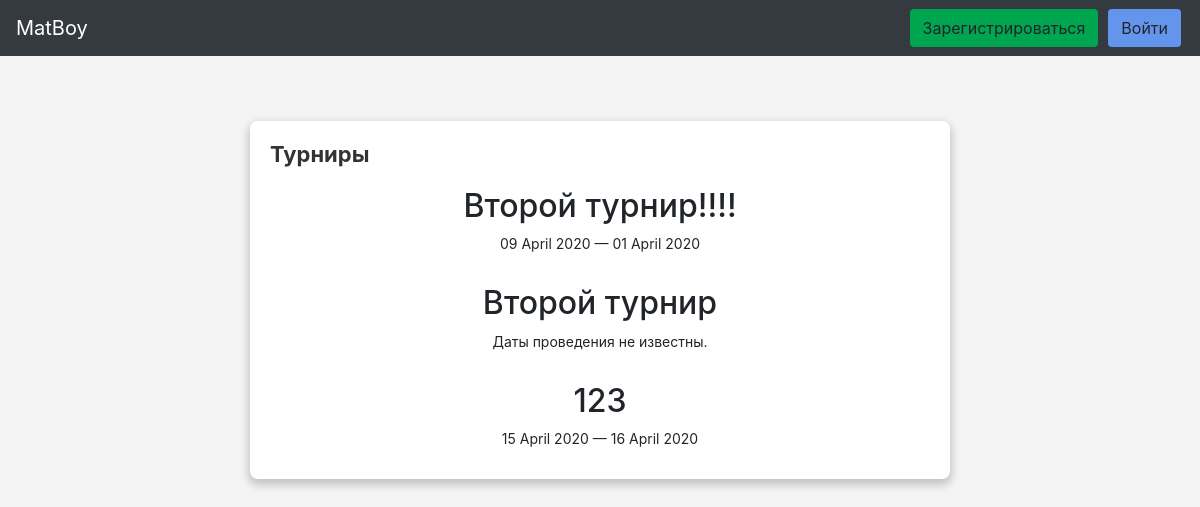
/index, run on the app's committed database.
### data/tournament.py (models this page shows, shortened)
class Tournament(BaseModel):
    __tablename__ = "tournaments"
    __repr_attrs__ = ["title", "chief"]
    title = sa.Column(sa.String, unique=True)
    description = sa.Column(sa.Text, nullable=True)
    place = sa.Column(sa.String, nullable=True)
    start = sa.Column(sa.Date, nullable=True)
    end = sa.Column(sa.Date, nullable=True)
    chief_id = sa.Column(sa.Integer, sa.ForeignKey("users.id"))
    chief = orm.relationship("User", backref="tournaments")

### app/web_pages.py (the view)
@blueprint.route("/")
@blueprint.route("/index")
def index_page():
    session = create_session()
    tournaments = session.query(Tournament).all()
    return render_template("index.html", tournaments=tournaments)

### data/db_session.py (called while the page is built)
def create_session() -> Session:
    global __factory
    return __factory()

### templates/index.html (shortened to what this page needs)
{% extends 'base.html' %}
{% block content %}
<div class="layout">
  <div class="box_container">
    <div class="box box-large">
      <div class="shadow-box__title">
        Турниры
      </div>
      {% from 'models_macroses.html' import tour_dates %}
      {% for tour in tournaments | sort(reverse=True, attribute="created_at")%}
        <div class="centered_block block_link"
             onclick="redirect(event);"
             href="/tournament/{{tour.id}}"
        >
          <h2 class="item_title">{{tour.title}}</h2>
          <div class="dates">
            {{tour_dates(tour)}}
          </div>
        </div>
      {% endfor %}
    </div>
  </div>
</div>
{% endblock content %}

### templates/models_macroses.html (shortened to what this page needs)
{% set format = "%d %B %Y" %}
{% macro formated_date(date) %}
  {% if date %}
    {{date.strftime(format)}}
  {% else %}
    Не известно
  {% endif %}
{% endmacro %}
{% macro tour_dates(tour) %}
  {% if tour.start and tour.end %}
    {{formated_date(tour.start)}} — {{formated_date(tour.end)}}
  {% elif tour.start %}
    {{formated_date(tour.start)}}
  {% else %}
    Даты проведения не известны.
  {% endif %}
{% endmacro %}

### static/css/style.css (style rules this page uses)
body { height: 100%; background: #f4f4f4; font-size: 14px; font-weight: normal; font-family: "-apple-system",BlinkMacSystemFont,Arial,sans-serif; }
.layout { height: 100%; width: 100%; min-width: 320px; overflow-x: hidden; }
.shadow-box__title { -webkit-font-smoothing: antialiased; -moz-osx-font-smoothing: grayscale; display: flex; align-items: center; color: #333; font-size: 22px; line-height: 26px; font-family: "-apple-system",BlinkMacSystemFont,Arial,sans-serif; font-weight: 700; }
.item_title { margin-top: 10px; }
.block_link { cursor: pointer; transition: 0.2s ease-in; border-radius: 20px; }
.centered_block { text-align: center; padding: 10px 10px; width: 100%; box-sizing: border-box; align-items: center; }
.box-large { max-width: 700px; background: #fff; box-shadow: 0 2px 4px 0 rgba(0,0,0,0.1); border-radius: 4px; flex-grow: 1; padding: 10px; align-items: center; box-sizing: border-box; }
.box_container { display: flex; justify-content: center; flex-wrap: wrap-reverse; flex-direction: row; margin: 60px 0px 10px 0px; padding: 0; }
.box { flex-shrink: 0; flex-grow: 1; background: #fff; box-shadow: 0 4px 8px 2px rgba(0,0,0,0.2); border-radius: 8px; padding: 20px; margin: 5px; box-sizing: border-box; align-self: flex-end; }
.box-large { max-width: 700px; }

### data on the page
Tournament: title "Второй турнир!!!!", strftime "09 April 2020 01 April 2020"
Tournament: title "Второй турнир", shows "Даты проведения не известны."
Tournament: title "123", strftime "15 April 2020 16 April 2020"
